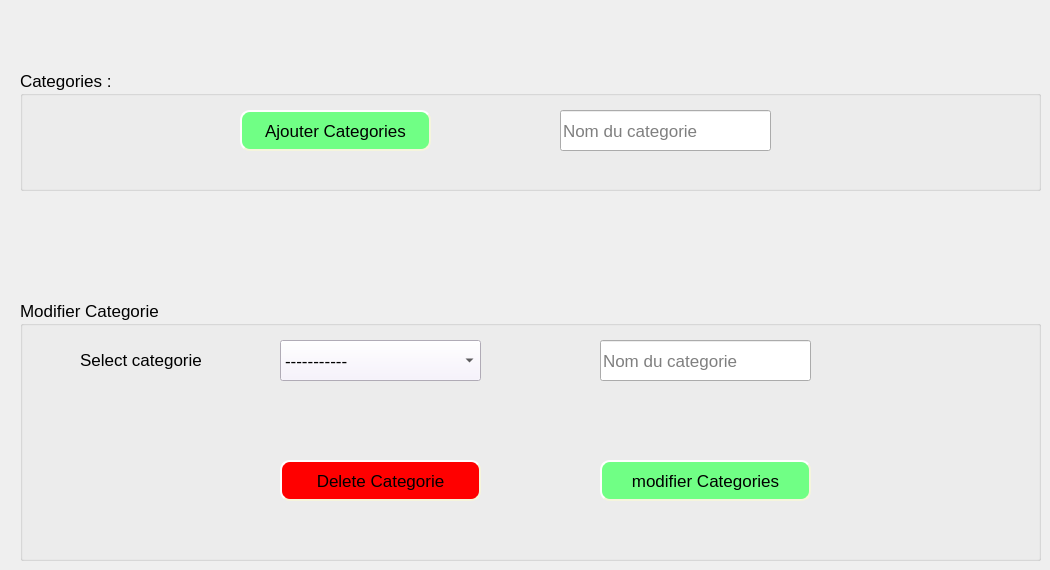
      <widget class="QWidget" name="tab_19">
       <attribute name="title">
        <string>Ajouter categorie</string>
       </attribute>
       <widget class="QGroupBox" name="groupBox_9">
        <property name="geometry">
         <rect>
          <x>20</x>
          <y>70</y>
          <width>1021</width>
          <height>121</height>
         </rect>
        </property>
        <property name="font">
         <font>
          <pointsize>13</pointsize>
         </font>
        </property>
        <property name="title">
         <string>Categories :</string>
        </property>
        <widget class="QPushButton" name="pushButton_23">
         <property name="geometry">
          <rect>
           <x>220</x>
           <y>40</y>
           <width>191</width>
           <height>41</height>
          </rect>
         </property>
         <property name="font">
          <font>
           <pointsize>13</pointsize>
          </font>
         </property>
         <property name="styleSheet">
          <string notr="true">QPushButton{
background-color: rgb(112, 255, 133);
border-style: outset;
border-width: 2px;
border-radius: 10px;
border-color: beige;
min-width: 10em;
padding: 6px;

}
QPushButton:hover:!pressed
{

	
	background-color: rgb(55, 217, 109);
}</string>
         </property>
         <property name="text">
          <string>Ajouter Categories</string>
         </property>
         <property name="icon">
          <iconset resource="iconne.qrc">
           <normaloff>:/icone/add.png</normaloff>:/icone/add.png</iconset>
         </property>
        </widget>
        <widget class="QLineEdit" name="lineEdit_21">
         <property name="geometry">
          <rect>
           <x>540</x>
           <y>40</y>
           <width>211</width>
           <height>41</height>
          </rect>
         </property>
         <property name="font">
          <font>
           <pointsize>13</pointsize>
          </font>
         </property>
         <property name="cursorPosition">
          <number>0</number>
         </property>
         <property name="placeholderText">
          <string>Nom du categorie</string>
         </property>
        </widget>
       </widget>
       <widget class="QGroupBox" name="groupBox_10">
        <property name="geometry">
         <rect>
          <x>20</x>
          <y>300</y>
          <width>1021</width>
          <height>261</height>
         </rect>
        </property>
        <property name="font">
         <font>
          <pointsize>13</pointsize>
         </font>
        </property>
        <property name="title">
         <string>Modifier Categorie</string>
        </property>
        <widget class="QComboBox" name="comboBox_cat">
         <property name="geometry">
          <rect>
           <x>260</x>
           <y>40</y>
           <width>201</width>
           <height>41</height>
          </rect>
         </property>
         <property name="font">
          <font>
           <pointsize>13</pointsize>
          </font>
         </property>
         <property name="styleSheet">
          <string notr="true">background-color: rgb(246, 239, 255);</string>
         </property>
         <item>
          <property name="text">
           <string>-----------</string>
          </property>
         </item>
        </widget>
        <widget class="QPushButton" name="pushButton_39">
         <property name="geometry">
          <rect>
           <x>580</x>
           <y>160</y>
           <width>211</width>
           <height>41</height>
          </rect>
         </property>
         <property name="font">
          <font>
           <pointsize>13</pointsize>
          </font>
         </property>
         <property name="styleSheet">
          <string notr="true">QPushButton{
background-color: rgb(112, 255, 133);
border-style: outset;
border-width: 2px;
border-radius: 10px;
border-color: beige;
min-width: 10em;
padding: 6px;

}
QPushButton:hover:!pressed
{

	
	background-color: rgb(55, 217, 109);
}</string>
         </property>
         <property name="text">
          <string>modifier Categories</string>
         </property>
         <property name="icon">
          <iconset resource="iconne.qrc">
           <normaloff>:/icone/add.png</normaloff>:/icone/add.png</iconset>
         </property>
        </widget>
        <widget class="QLineEdit" name="lineEdit_24">
         <property name="geometry">
          <rect>
           <x>580</x>
           <y>40</y>
           <width>211</width>
           <height>41</height>
          </rect>
         </property>
         <property name="font">
          <font>
           <pointsize>13</pointsize>
          </font>
         </property>
         <property name="cursorPosition">
          <number>0</number>
         </property>
         <property name="placeholderText">
          <string>Nom du categorie</string>
         </property>
        </widget>
        <widget class="QPushButton" name="pushButton_38">
         <property name="geometry">
          <rect>
           <x>260</x>
           <y>160</y>
           <width>201</width>
           <height>41</height>
          </rect>
         </property>
         <property name="font">
          <font>
           <pointsize>13</pointsize>
          </font>
         </property>
         <property name="styleSheet">
          <string notr="true">QPushButton{
background-color: rgb(255, 0, 0);
border-style: outset;
border-width: 2px;
border-radius: 10px;
border-color: beige;
min-width: 1em;
padding: 6px;
}
QPushButton:hover:!pressed
{
background-color: rgb(255, 70, 70);
}</string>
         </property>
         <property name="text">
          <string>Delete Categorie</string>
         </property>
         <property name="icon">
          <iconset resource="iconne.qrc">
           <normaloff>:/icone/delete.png</normaloff>:/icone/delete.png</iconset>
         </property>
         <property name="iconSize">
          <size>
           <width>22</width>
           <height>22</height>
          </size>
         </property>
         <property name="default">
          <bool>true</bool>
         </property>
        </widget>
        <widget class="QLabel" name="label_44">
         <property name="geometry">
          <rect>
           <x>60</x>
           <y>50</y>
           <width>161</width>
           <height>20</height>
          </rect>
         </property>
         <property name="font">
          <font>
           <pointsize>13</pointsize>
          </font>
         </property>
         <property name="text">
          <string>Select categorie</string>
         </property>
        </widget>
       </widget>
      </widget>
